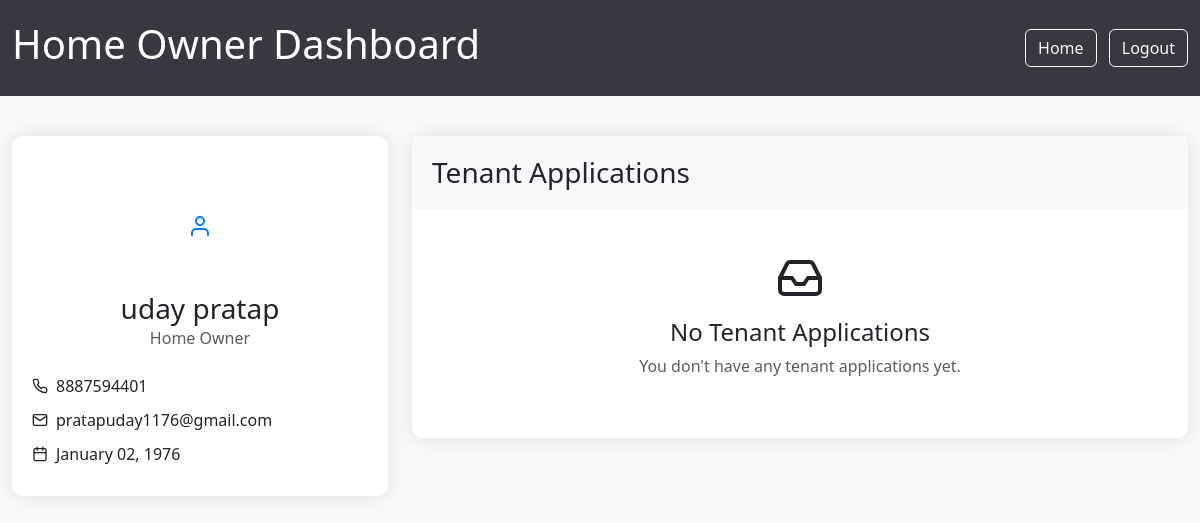
The app's page /HomeOwnerdashboard/ (signed in) with its own data.
### Tenant/models.py (models this page shows, shortened)
class HomeOwner(models.Model):
    user = models.OneToOneField(
        User,
        on_delete=models.CASCADE,
        related_name='homeowner_profile'
    )
    first_name = models.CharField(max_length=100)
    middle_name = models.CharField(max_length=100, blank=True, null=True)
    last_name = models.CharField(max_length=100)
    date_of_birth = models.DateField()
    age = models.PositiveIntegerField(blank=True, null=True)
    photo = models.ImageField(upload_to='homeowner_photos/')
    phone = models.CharField(
        max_length=15,
        validators=[RegexValidator(r'^\d{10,15}$', 'Enter a valid phone number')]
    )
    aadhar_card = models.FileField(
        upload_to='aadhar_cards/',
        validators=[FileExtensionValidator(['pdf', 'jpg', 'jpeg', 'png'])]
    )
    aadhar_number = models.CharField(
        max_length=12,
        validators=[RegexValidator(r'^\d{12}$', 'Enter a valid 12-digit Aadhar number')]
    )
    sikkim_certificate = models.FileField(
        upload_to='sikkim_certificates/',
        validators=[FileExtensionValidator(['pdf', 'jpg', 'jpeg', 'png'])]
    )
    residential_certificate = models.FileField(
        upload_to='residential_certificates/',
        validators=[FileExtensionValidator(['pdf', 'jpg', 'jpeg', 'png'])]
    )
    land_parcha = models.FileField(
        upload_to='land_parchas/',
        validators=[FileExtensionValidator(['pdf', 'jpg', 'jpeg', 'png'])]
    )
    created_at = models.DateTimeField(default=timezone.now)
    updated_at = models.DateTimeField(auto_now=True)
    class Meta:
        verbose_name = 'Home Owner'
        verbose_name_plural = 'Home Owners'
        ordering = ['-created_at']

class User(AbstractBaseUser, PermissionsMixin):
    ROLE_CHOICES = [
        ('tenant', 'Tenant'),
        ('home_owner', 'Home Owner'),
        ('police', 'Police'),
    ]
    email = models.EmailField(unique=True)
    role = models.CharField(max_length=20, choices=ROLE_CHOICES)
    otp = models.CharField(max_length=6, blank=True, null=True)
    otp_created_at = models.DateTimeField(blank=True, null=True)
    is_active = models.BooleanField(default=True)
    is_staff = models.BooleanField(default=False)
    date_joined = models.DateTimeField(auto_now_add=True)
    objects = CustomUserManager()
    USERNAME_FIELD = 'email'
    REQUIRED_FIELDS = ['role']
    class Meta:
        verbose_name = 'User'
        verbose_name_plural = 'Users'

### Tenant/views.py (the view)
# urls.py: path('HomeOwnerdashboard/', views.HomeOwnerdashboard, name='HomeOwnerdashboard'),
def HomeOwnerdashboard(request):
    email = request.session.get('verified_email')
    owner = None
    tenants = []
    if email:
        user = User.objects.filter(email=email).first()
        if user and user.role == 'home_owner':
            owner = HomeOwner.objects.filter(user=user).first()
            if owner:
                tenants = Tenant.objects.filter(owner_phone_number=owner.phone).order_by('-created_at')
    return render(request, 'HomeOwnerdashboard.html', {
        'owner': owner,
        'tenants': tenants
    })

### Template/HomeOwnerdashboard.html (shortened to what this page needs)
<!DOCTYPE html>
<html lang="en">
<head>
    <link rel="stylesheet" href="https://cdn.jsdelivr.net/npm/bootstrap@5.3.0/dist/css/bootstrap.min.css">
    <link rel="stylesheet" href="/static/css/style.css">
</head>
<body>
    <header class="header">
        <div class="container d-flex justify-content-between align-items-center">
            <h1>Home Owner Dashboard</h1>
            <div>
                <a href="/index/?role=home_owner" class="btn btn-outline-light me-2">Home</a>
                <a href="/logout/" class="btn btn-outline-light">Logout</a>
            </div>
        </div>
    </header>
    <div class="container my-4">
        <div class="row">
            <div class="col-md-4">
                <div class="card profile-card">
                    <div class="card-body text-center">
                        <div class="profile-icon mb-3">
                            <i data-feather="user"></i>
                        </div>
                        {% if owner %}
                            <h3 class="mb-0">{{ owner.first_name }} {{ owner.last_name }}</h3>
                            <p class="text-muted">Home Owner</p>
                            <div class="profile-details mt-4">
                                <div class="detail-item">
                                    <i data-feather="phone" class="icon-sm me-2"></i>
                                    <span>{{ owner.phone }}</span>
                                </div>
                                <div class="detail-item">
                                    <i data-feather="mail" class="icon-sm me-2"></i>
                                    <span>{{ owner.user.email }}</span>
                                </div>
                                <div class="detail-item">
                                    <i data-feather="calendar" class="icon-sm me-2"></i>
                                    <span>{{ owner.date_of_birth|date:"F d, Y" }}</span>
                                </div>
                            </div>
                        {% else %}
                            <h3 class="mb-0">Welcome, Home Owner</h3>
                            <p class="text-muted">Complete your profile information.</p>
                        {% endif %}
                    </div>
                </div>
            </div>
            <div class="col-md-8">
                <div class="card">
                    <div class="card-header">
                        <h3 class="mb-0">Tenant Applications</h3>
                    </div>
                    <div class="card-body">
                        {% if tenants %}
                            <div class="table-responsive">
                                <table class="table table-hover">
                                    <thead>
                                        <tr>
                                            <th>Name</th>
                                            <th>Phone</th>
                                            <th>District</th>
                                            <th>Profession</th>
                                            <th>Status</th>
                                            <th>Actions</th>
                                        </tr>
                                    </thead>
                                    <tbody>
                                        {% for tenant in tenants %}
                                            <tr>
                                                <td>{{ tenant.first_name }} {{ tenant.last_name }}</td>
                                                <td>{{ tenant.tenant_phone_number }}</td>
                                                <td>{{ tenant.district }}</td>
                                                <td>{{ tenant.profession }}</td>
                                                <td>
                                                    <span class="badge {% if tenant.status == 'pending' %}bg-warning{% elif tenant.status == 'approved' %}bg-success{% else %}bg-danger{% endif %}">
                                                        {{ tenant.status|title }}
                                                    </span>
                                                </td>
                                                <td>
                                                    <a href="#" class="btn btn-sm btn-primary" data-bs-toggle="modal" data-bs-target="#viewModal{{ tenant.id }}">View</a>
                                                    {% if tenant.status == 'pending' %}
                                                        <a href="/approve_tenant/{{ tenant.id }}/" class="btn btn-sm btn-success">Approve</a>
                                                        <a href="/reject_tenant/{{ tenant.id }}/" class="btn btn-sm btn-danger">Reject</a>
                                                    {% endif %}
                                                </td>
                                            </tr>
                                            <div class="modal fade" id="viewModal{{ tenant.id }}" tabindex="-1">
                                                <div class="modal-dialog modal-lg">
                                                    <div class="modal-content">
                                                        <div class="modal-header">
                                                            <h5 class="modal-title">Tenant Details</h5>
                                                            <button type="button" class="btn-close" data-bs-dismiss="modal"></button>
                                                        </div>
                                                        <div class="modal-body">
                                                            <div class="row mb-3">
                                                                <div class="col-md-6">
                                                                    <p><strong>Full Name:</strong> {{ tenant.first_name }} {{ tenant.middle_name }} {{ tenant.last_name }}</p>
                                                                    <p><strong>Phone:</strong> {{ tenant.tenant_phone_number }}</p>
                                                                    <p><strong>District:</strong> {{ tenant.district }}</p>
                                                                    <p><strong>Profession:</strong> {{ tenant.profession }}</p>
                                                                </div>
                                                                <div class="col-md-6">
                                                                    <p><strong>Father's Name:</strong> {{ tenant.father_name }}</p>
                                                                    <p><strong>Date of Birth:</strong> {{ tenant.date_of_birth }}</p>
                                                                    <p><strong>Address:</strong> {{ tenant.permanent_address }}</p>
                                                                </div>
                                                            </div>
                                                        </div>
                                                    </div>
                                                </div>
                                            </div>
                                        {% endfor %}
                                    </tbody>
                                </table>
                            </div>
                        {% else %}
                            <div class="text-center py-4">
                                <i data-feather="inbox" class="mb-3" style="width: 48px; height: 48px;"></i>
                                <h4>No Tenant Applications</h4>
                                <p class="text-muted">You don't have any tenant applications yet.</p>
                            </div>
                        {% endif %}
                    </div>
                </div>
            </div>
        </div>
    </div>
</body>
</html>

### static/css/style.css (style rules this page uses)
body { font-family: 'Segoe UI', Tahoma, Geneva, Verdana, sans-serif; background-color: #f8f9fa; }
.header { background-color: #343a40; color: white; padding: 20px 0; margin-bottom: 40px; }
.container { max-width: 1200px; }
.icon-sm { width: 16px; height: 16px; }
.card { border: none; border-radius: 10px; box-shadow: 0 0 20px rgba(0, 0, 0, 0.1); margin-bottom: 30px; }
.card-header { background-color: #f8f9fa; border-bottom: none; padding: 20px; }
.card-body { padding: 20px; }
.profile-card { text-align: center; }
.profile-icon { font-size: 5rem; color: #007bff; }
.profile-details { text-align: left; }
.detail-item { display: flex; align-items: center; margin-bottom: 10px; }

### records on screen
HomeOwner: first_name "uday", last_name "pratap", phone "8887594401", user.email "pratapuday1176@gmail.com", date_of_birth "January 02, 1976"
